Frame 1 (no input): blank canvas, image omitted
Frame 60 (no input): blank canvas, image omitted
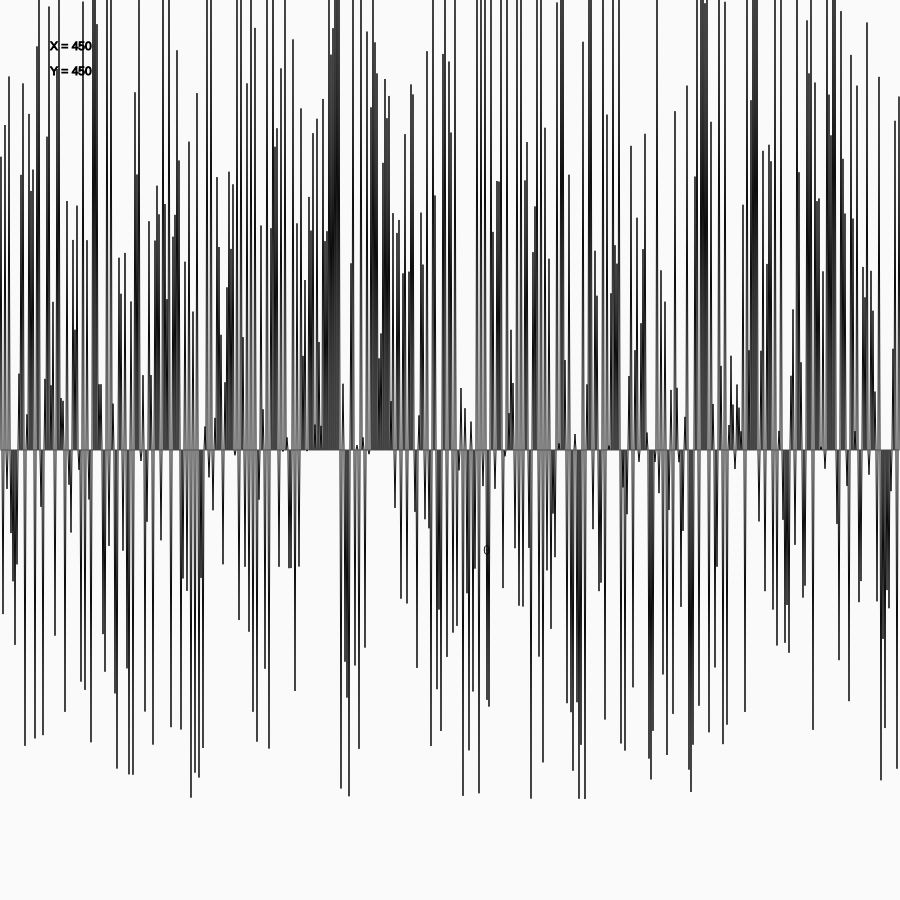
Frame 120 (the mouse pressed at the canvas centre since frame 60)

The p5.js sketch whose frames 1 and 60 were blank and that drew this single picture after the mouse press (run headless with seeded random() and noise() and a simulated clock; from frame 60 on, the mouse is pressed at the canvas centre):

// p5.js sketch
// ── sketch.js

let altitude = [];


function setup() {
  createCanvas(900, 900);
  frameRate(60);
  smooth();
  for (let i = 0; i < 900; i++) {
    altitude[i] = random(900);

  }
  
}

function draw() {

 
  background(250);

                                //ANALOG FILTER
  var x = random(900);
  var y = random(900);
  //noLoop();

  noFill();
  stroke(0);
  strokeWeight(random(.5,1));
  ellipse(x,y,random(5),random(10))
  line(x,y,x+random(10),y+random(10));


  

                                //HORIZONTAL RECTANGLES
                                var wave = sin(radians(frameCount)) 
  var tiles =  constrain(mouseX,0,900);
  var tilesW = width / tiles;      
  
  //for (i = 0; i < tiles;i++){
    fill(0);
   // rect(tilesW+i*90,height/2,20,5);
  //}

  text("X = " + mouseX, 50, 50);
  text("Y = " + mouseY, 50, 75);
  

                               //LINES 
 
  

  var gY = height/2;
  var gYd = constrain(mouseY,800,900);
  var d = width / tiles;
  var h = d/2;
   //x130, height/2      

   translate(-d,0);

  for (i = 0; i < tiles;i++){
    
    line(tilesW+i*d,gY, tilesW+h+i*d, gYd-altitude[i]);
    line(tilesW+h+i*d,gYd-altitude[i], tilesW+d+i*d, gY);
    noFill();
    
    //ellipse(tilesW+i*d,gY, 10,10);



  //  //1
  //  line(133,gY, 165, gYd-A);
  //  line(165, gYd-A, 202, gY);
  //  //2
  //  line(223,gY, 255, gYd-B);
  //  line(255, gYd-B, 292, gY);
  //  //3 
  //  line(313, gY, 347, gYd-C);
  //  line(347, gYd-C, 383, gY);
  //  //4 402, 471
  //  line(402, gY, 437, gYd-D);
  //  line(437, gYd-D, 473, gY);
  //  //5 
  //  line(492, gY, 492+d, gYd-E);
  //  line(492+d, gYd-E, 562, gY);
  //  //6
  //  line(583, gY, 583+d, gYd-F);
  //  line(583+d, gYd-F, 652, gY);
  //  //7
  //  line(672, gY, 672+d, gYd-G);
  //  line(672+d, gYd-G, 742, gY);

  }
}
